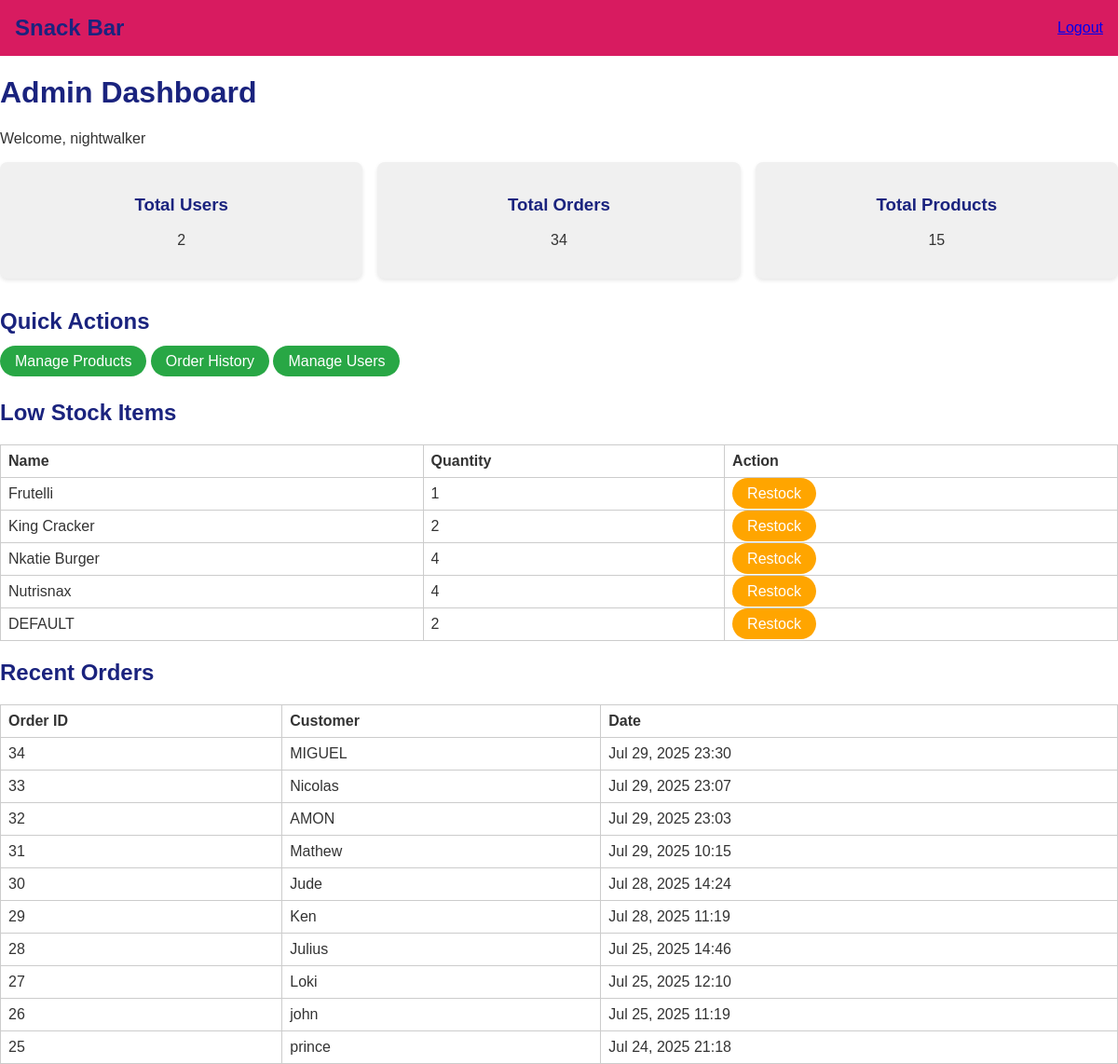
Page /admin-panel/ (signed in) on the committed database.
### main/models.py (models this page shows, shortened)
class MenuItem(models.Model):
    CATEGORY_CHOICES = [
        ('biscuits', 'Biscuits'),
        ('drinks', 'Drinks'),
    ]
    name = models.CharField(max_length=100)
    price = models.DecimalField(max_digits=6, decimal_places=2)
    description = models.TextField(blank=True)
    quantity = models.PositiveIntegerField(default=0)
    image = models.ImageField(upload_to='menu_images/')
    category = models.CharField(max_length=30, choices=CATEGORY_CHOICES, default='drinks')

class Order(models.Model):
    customer_name = models.CharField(max_length=100)
    created_at = models.DateTimeField(auto_now_add=True)

### main/views.py (the view)
# urls.py: path('admin-panel/', views.admin_dashboard, name='admin_dashboard'),
@login_required(login_url='login')
@user_passes_test(is_admin_user)
def admin_dashboard(request):
    total_orders = Order.objects.count()
    total_users = User.objects.count()
    total_products = MenuItem.objects.count()
    low_stock_items = MenuItem.objects.filter(quantity__lt=5)
    recent_orders = Order.objects.order_by('-created_at')[:10]
    context = {
        'total_orders': total_orders,
        'total_users': total_users,
        'total_products': total_products,
        'low_stock_items': low_stock_items,
        'recent_orders': recent_orders,
    }
    return render(request, 'main/admin_dashboard.html', context)

### main/views.py (called while the page is built)
def is_admin_user(user):
    return user.is_staff or user.is_superuser

### main/templates/main/admin_dashboard.html (shortened to what this page needs)
{% load static %}
<!DOCTYPE html>
<html lang="en">
<head>
    <link rel="stylesheet" href="{% static 'main/style.css' %}">
</head>
<body>
    <nav>
        <h1>Snack Bar</h1>
        <ul>
           {% if user.is_authenticated and user.is_staff %}
             <a href="{% url 'logout' %}">Logout</a>
           {% endif %}
        </ul>
    </nav>
    <main>
            <div class="admin-header">
              <h1>Admin Dashboard</h1>
              <p>Welcome, {{ request.user.username }}</p>
            </div>
            <div class="stats" style="display: flex; gap: 1rem; margin-bottom: 2rem;">
              <div class="card">
                <h3>Total Users</h3>
                <p>{{ total_users }}</p>
              </div>
              <div class="card">
                <h3>Total Orders</h3>
                <p>{{ total_orders }}</p>
              </div>
              <div class="card">
                <h3>Total Products</h3>
                <p>{{ total_products }}</p>
              </div>
            </div>
            <h2>Quick Actions</h2>
            <div class="actions" style="margin-bottom: 2rem;">
              <a href="{% url 'product_list' %}" style="padding: 0.5rem 1rem; background-color: #28a745; color: white; text-decoration: none; border-radius: 20px;" class="btn btn-info">Manage Products</a>
              <a href="{% url 'order_history' %}" style="padding: 0.5rem 1rem; background-color: #28a745; color: white; text-decoration: none; border-radius: 20px;">Order History</a>
              <a href="{% url 'user_list' %}" style="padding: 0.5rem 1rem; background-color: #28a745; color: white; text-decoration: none; border-radius: 20px;">Manage Users</a>
            </div>
            <h2>Low Stock Items</h2>
            <table>
              <tr><th>Name</th><th>Quantity</th><th>Action</th></tr>
              {% for item in low_stock_items %}
                <tr>
                  <td>{{ item.name }}</td>
                  <td>{{ item.quantity }}</td>
                  <td>
                    <a href="{% url 'restock_product' item.id %}" style="padding: 0.5rem 1rem; background-color: orange; color: white; text-decoration: none; border-radius: 20px;" class="btn btn-warning btn-sm">Restock</a>
                  </td>
                </tr>
              {% empty %}
                <tr><td colspan="3">All items sufficiently stocked.</td></tr>
              {% endfor %}
            </table>
            <h2>Recent Orders</h2>
            <table>
              <tr><th>Order ID</th><th>Customer</th><th>Date</th></tr>
              {% for order in recent_orders %}
                <tr>
                  <td>{{ order.id }}</td>
                  <td>{{ order.customer_name }}</td>
                  <td>{{ order.created_at|date:"M d, Y H:i" }}</td>
                </tr>
              {% empty %}
                <tr><td colspan="3">No recent orders found.</td></tr>
              {% endfor %}
            </table>
    </main>
</body>
</html>

### main/static/main/style.css (style rules this page uses)
body { font-family: Arial, sans-serif; margin: 0; padding: 0; background-color: #ffffff; color: #333333; }
nav { background-color: #d81b60; color: white; padding: 1rem; display: flex; justify-content: space-between; align-items: center; }
nav h1 { margin: 0; font-weight: bold; }
nav ul { list-style: none; display: flex; gap: 1rem; margin: 0; padding: 0; }
h1, h2, h3 { color: #1a237e; }
.card { background-color: #f0f0f0; padding: 1rem; border-radius: 8px; flex: 1; text-align: center; box-shadow: 0 2px 4px rgba(0,0,0,0.1); }
table { width: 100%; border-collapse: collapse; margin-top: 1rem; }
table, th, td { border: 1px solid #ccc; }
th, td { padding: 0.5rem; text-align: left; }

### rows in the picture
MenuItem: name "Frutelli", quantity "1"
MenuItem: name "King Cracker", quantity "2"
MenuItem: name "Nkatie Burger", quantity "4"
MenuItem: name "Nutrisnax", quantity "4"
MenuItem: name "DEFAULT", quantity "2"
Order: id "34", customer_name "MIGUEL", created_at "Jul 29, 2025 23:30"
Order: id "33", customer_name "Nicolas", created_at "Jul 29, 2025 23:07"
Order: id "32", customer_name "AMON", created_at "Jul 29, 2025 23:03"
Order: id "31", customer_name "Mathew", created_at "Jul 29, 2025 10:15"
Order: id "30", customer_name "Jude", created_at "Jul 28, 2025 14:24"
Order: id "29", customer_name "Ken", created_at "Jul 28, 2025 11:19"
Order: id "28", customer_name "Julius", created_at "Jul 25, 2025 14:46"
Order: id "27", customer_name "Loki", created_at "Jul 25, 2025 12:10"
Order: id "26", customer_name "john", created_at "Jul 25, 2025 11:19"
Order: id "25", customer_name "prince", created_at "Jul 24, 2025 21:18"

### other values in the picture
{{ request.user.username }} "nightwalker"
{{ total_users }} "2"
{{ total_orders }} "34"
{{ total_products }} "15"
